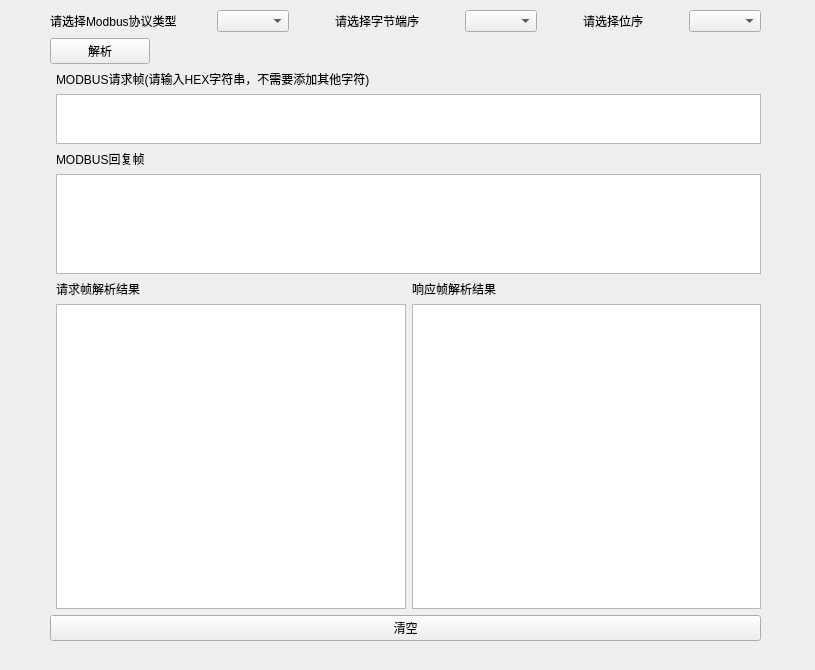
<?xml version="1.0" encoding="UTF-8"?>
<ui version="4.0">
 <class>Widget</class>
 <widget class="QWidget" name="Widget">
  <property name="geometry">
   <rect>
    <x>0</x>
    <y>0</y>
    <width>815</width>
    <height>670</height>
   </rect>
  </property>
  <property name="minimumSize">
   <size>
    <width>815</width>
    <height>670</height>
   </size>
  </property>
  <property name="windowTitle">
   <string>Widget</string>
  </property>
  <widget class="QWidget" name="verticalLayoutWidget">
   <property name="geometry">
    <rect>
     <x>50</x>
     <y>10</y>
     <width>711</width>
     <height>631</height>
    </rect>
   </property>
   <layout class="QVBoxLayout" name="verticalLayout">
    <item>
     <layout class="QHBoxLayout" name="horizontalLayout">
      <item>
       <widget class="QLabel" name="_label_modbus_type">
        <property name="text">
         <string>请选择Modbus协议类型</string>
        </property>
       </widget>
      </item>
      <item>
       <spacer name="horizontalSpacer">
        <property name="orientation">
         <enum>Qt::Horizontal</enum>
        </property>
        <property name="sizeHint" stdset="0">
         <size>
          <width>20</width>
          <height>20</height>
         </size>
        </property>
       </spacer>
      </item>
      <item>
       <widget class="QComboBox" name="_comboBox_modbus_type"/>
      </item>
      <item>
       <spacer name="horizontalSpacer_2">
        <property name="orientation">
         <enum>Qt::Horizontal</enum>
        </property>
        <property name="sizeHint" stdset="0">
         <size>
          <width>40</width>
          <height>20</height>
         </size>
        </property>
       </spacer>
      </item>
      <item>
       <widget class="QLabel" name="_label_order">
        <property name="text">
         <string>请选择字节端序</string>
        </property>
       </widget>
      </item>
      <item>
       <spacer name="horizontalSpacer_3">
        <property name="orientation">
         <enum>Qt::Horizontal</enum>
        </property>
        <property name="sizeHint" stdset="0">
         <size>
          <width>40</width>
          <height>20</height>
         </size>
        </property>
       </spacer>
      </item>
      <item>
       <widget class="QComboBox" name="_comboBox_order"/>
      </item>
      <item>
       <spacer name="horizontalSpacer_4">
        <property name="orientation">
         <enum>Qt::Horizontal</enum>
        </property>
        <property name="sizeHint" stdset="0">
         <size>
          <width>40</width>
          <height>20</height>
         </size>
        </property>
       </spacer>
      </item>
      <item>
       <widget class="QLabel" name="_label_bit_order">
        <property name="text">
         <string>请选择位序</string>
        </property>
       </widget>
      </item>
      <item>
       <spacer name="horizontalSpacer_5">
        <property name="orientation">
         <enum>Qt::Horizontal</enum>
        </property>
        <property name="sizeHint" stdset="0">
         <size>
          <width>40</width>
          <height>20</height>
         </size>
        </property>
       </spacer>
      </item>
      <item>
       <widget class="QComboBox" name="_comboBox_bit_order"/>
      </item>
     </layout>
    </item>
    <item>
     <widget class="QPushButton" name="_pushButton_count">
      <property name="maximumSize">
       <size>
        <width>100</width>
        <height>50</height>
       </size>
      </property>
      <property name="layoutDirection">
       <enum>Qt::LeftToRight</enum>
      </property>
      <property name="text">
       <string>解析</string>
      </property>
     </widget>
    </item>
    <item>
     <layout class="QFormLayout" name="formLayout">
      <item row="1" column="1">
       <widget class="QLabel" name="_label_req_frame">
        <property name="maximumSize">
         <size>
          <width>16777215</width>
          <height>20</height>
         </size>
        </property>
        <property name="text">
         <string>MODBUS请求帧(请输入HEX字符串，不需要添加其他字符)</string>
        </property>
       </widget>
      </item>
      <item row="2" column="1">
       <widget class="QTextEdit" name="_textEdit_req">
        <property name="maximumSize">
         <size>
          <width>16777215</width>
          <height>50</height>
         </size>
        </property>
       </widget>
      </item>
      <item row="3" column="1">
       <widget class="QLabel" name="_label_rsp_frame">
        <property name="maximumSize">
         <size>
          <width>16777215</width>
          <height>20</height>
         </size>
        </property>
        <property name="text">
         <string>MODBUS回复帧</string>
        </property>
       </widget>
      </item>
      <item row="4" column="1">
       <widget class="QTextEdit" name="_textEdit_rsp">
        <property name="maximumSize">
         <size>
          <width>16777215</width>
          <height>100</height>
         </size>
        </property>
       </widget>
      </item>
      <item row="5" column="1">
       <layout class="QHBoxLayout" name="horizontalLayout_3">
        <item>
         <widget class="QLabel" name="label">
          <property name="maximumSize">
           <size>
            <width>16777215</width>
            <height>20</height>
           </size>
          </property>
          <property name="text">
           <string>请求帧解析结果</string>
          </property>
         </widget>
        </item>
        <item>
         <widget class="QLabel" name="label_2">
          <property name="maximumSize">
           <size>
            <width>16777215</width>
            <height>20</height>
           </size>
          </property>
          <property name="text">
           <string>响应帧解析结果</string>
          </property>
         </widget>
        </item>
       </layout>
      </item>
      <item row="6" column="1">
       <layout class="QHBoxLayout" name="horizontalLayout_2">
        <item>
         <widget class="QTableWidget" name="_tableWidget_req"/>
        </item>
        <item>
         <widget class="QTableWidget" name="_tableWidget_rsp"/>
        </item>
       </layout>
      </item>
     </layout>
    </item>
    <item>
     <widget class="QPushButton" name="_pushButton_clear">
      <property name="text">
       <string>清空</string>
      </property>
     </widget>
    </item>
   </layout>
  </widget>
 </widget>
 <resources/>
 <connections/>
</ui>
